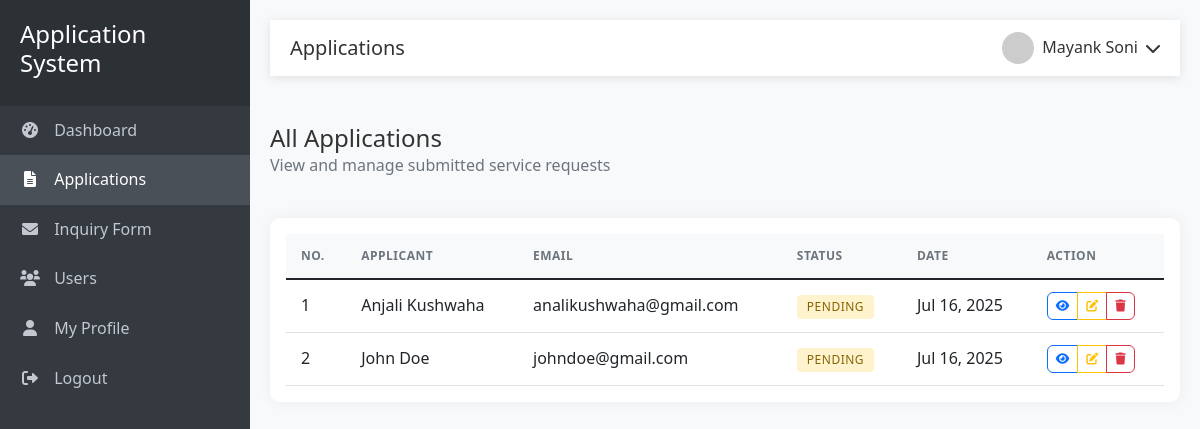
Page /admin/applications.php (signed in) on the committed database.
### tables this page shows
CREATE TABLE applications (
    id INT AUTO_INCREMENT PRIMARY KEY,
    user_id INT NOT NULL,
    name VARCHAR(100) NOT NULL,
    email VARCHAR(100) NOT NULL,
    phone VARCHAR(20) NOT NULL,
    address TEXT NOT NULL,
    service_type VARCHAR(50) NOT NULL,
    status ENUM('pending', 'approved', 'missing_document', 'rejected') NOT NULL DEFAULT 'pending',
    reviewed_by INT DEFAULT NULL,
    reviewed_at TIMESTAMP NULL,
    created_at TIMESTAMP DEFAULT CURRENT_TIMESTAMP,
    updated_at TIMESTAMP DEFAULT CURRENT_TIMESTAMP ON UPDATE CURRENT_TIMESTAMP,
    FOREIGN KEY (user_id) REFERENCES admin(id) ON DELETE CASCADE,
    FOREIGN KEY (reviewed_by) REFERENCES admin(id) ON DELETE SET NULL,
    INDEX idx_status (status),
    INDEX idx_user_id (user_id),
    INDEX idx_reviewed_by (reviewed_by)
);

### admin/applications.php (the view, shortened to what this page needs)
<?php
require_once '../includes/header.php';
require_once '../php/config.php';
$sql = "
    SELECT id, name, email, status, created_at
    FROM applications
    ORDER BY created_at DESC
";
$result = $conn->query($sql);
?>
<div class="row mb-4">
    <div class="col-12">
        <h4 class="mb-0">All Applications</h4>
        <p class="text-muted">View and manage submitted service requests</p>
    </div>
</div>
<div class="card">
    <div class="card-body">
        <div class="table-responsive">
            <table class="table table-hover">
                <thead>
                    <tr>
                        <th>No.</th>
                        <th>Applicant</th>
                        <th>Email</th>
                        <th>Status</th>
                        <th>Date</th>
                        <th>Action</th>
                    </tr>
                </thead>
                <tbody>
                    <?php if ($result && $result->num_rows > 0): ?>
                        <?php $no = 1; ?>
                        <?php while ($row = $result->fetch_assoc()): ?>
                            <tr>
                                <td><?= $no++; ?></td>
                                <td><?= htmlspecialchars($row['name']) ?></td>
                                <td><?= htmlspecialchars($row['email']) ?></td>
                                <td>
                                    <?php
                                    $statusClass = '';
                                    switch ($row['status']) {
                                        default:
                                            $statusClass = 'badge-pending';
                                    }
                                    ?>
                                    <span class="badge <?= $statusClass ?>">
                                        <?= ucfirst(str_replace('_', ' ', $row['status'])) ?>
                                    </span>
                                </td>
                                <td><?= date('M d, Y', strtotime($row['created_at'])) ?></td>
                                <td>
                                    <div class="btn-group" role="group">
                                        <a href="view_application.php?id=<?= $row['id'] ?>"
                                           class="btn btn-sm btn-outline-primary"
                                           title="View">
                                            <i class="fas fa-eye"></i>
                                        </a>
                                        <a href="edit_application.php?id=<?= $row['id'] ?>"
                                           class="btn btn-sm btn-outline-warning"
                                           title="Edit">
                                            <i class="fas fa-edit"></i>
                                        </a>
                                        <button type="button"
                                                class="btn btn-sm btn-outline-danger"
                                                onclick="confirmDelete(<?= $row['id'] ?>, '<?= addslashes(htmlspecialchars($row['name'])) ?>')"
                                                title="Delete">
                                            <i class="fas fa-trash"></i>
                                        </button>
                                    </div>
                                </td>
                            </tr>
                        <?php endwhile; ?>
                    <?php endif; ?>
                </tbody>
            </table>
        </div>
    </div>
</div>
<?php require_once '../includes/footer.php'; ?>

### includes/header.php (shortened to what this page needs)
<!DOCTYPE html>
<html lang="en">
<head>
    <link href="https://cdn.jsdelivr.net/npm/bootstrap@5.1.3/dist/css/bootstrap.min.css" rel="stylesheet">
    <link rel="stylesheet" href="https://cdnjs.cloudflare.com/ajax/libs/font-awesome/6.0.0/css/all.min.css">
    <link rel="stylesheet" href="/application-system/assets/css/style.css">
</head>
<body>
    <div class="sidebar">
        <div class="sidebar-header">
            <h4>Application System</h4>
        </div>
        <ul class="sidebar-menu">
            <li class="<?php echo basename($_SERVER['PHP_SELF']) === 'dashboard.php' ? 'active' : ''; ?>">
                <a href="/application-system/<?php echo $_SESSION['user_role']; ?>/dashboard.php">
                    <i class="fas fa-tachometer-alt"></i> Dashboard
                </a>
            </li>
            <?php if ($_SESSION['user_role'] === 'admin' || $_SESSION['user_role'] === 'staff'): ?>
                <li class="<?php echo strpos($_SERVER['PHP_SELF'], 'applications') !== false ? 'active' : ''; ?>">
                    <a href="/application-system/<?php echo $_SESSION['user_role']; ?>/applications.php">
                        <i class="fas fa-file-alt"></i> Applications
                    </a>
                </li>
            <?php endif; ?>
            <?php if ($_SESSION['user_role'] === 'admin' || $_SESSION['user_role'] === 'staff'): ?>
                <li class="<?php echo (strpos($_SERVER['PHP_SELF'], 'inquiry_contact') !== false || strpos($_SERVER['PHP_SELF'], 'inquiry_service') !== false) ? 'active' : ''; ?>">
                    <a href="#enquirySubmenu" data-bs-toggle="collapse" aria-expanded="false" class="dropdown-toggle">
                        <i class="fas fa-envelope"></i> Inquiry Form
                    </a>
                </li>
            <?php endif; ?>
            <?php if ($_SESSION['user_role'] === 'admin'): ?>
                <li class="<?php echo strpos($_SERVER['PHP_SELF'], 'users') !== false ? 'active' : ''; ?>">
                    <a href="/application-system/admin/users.php">
                        <i class="fas fa-users"></i> Users
                    </a>
                </li>
            <?php endif; ?>
                <?php if (in_array($_SESSION['user_role'], ['admin', 'staff'])): ?>
                <li>
                    <a href="/application-system/<?php echo ($_SESSION['user_role'] === 'admin') ? 'admin' : 'staff'; ?>/profile.php">
                        <i class="fas fa-user"></i> My Profile
                    </a>
                </li>
            <?php endif; ?>
            <li>
                <a href="/application-system/php/logout.php">
                    <i class="fas fa-sign-out-alt"></i> Logout
                </a>
            </li>
        </ul>
    </div>
    <div class="main-content">
        <nav class="top-navbar">
            <div class="d-flex align-items-center">
                <h5 class="mb-0">
                    <?php
                    $pageTitle = '';
                    $currentPage = basename($_SERVER['PHP_SELF']);
                    switch ($currentPage) {
                        case 'applications.php':
                            $pageTitle = 'Applications';
                            break;
                    }
                    echo $pageTitle;
                    ?>
                </h5>
            </div>
            <div class="user-dropdown">
                <div class="dropdown">
                    <a class="dropdown-toggle" href="#" role="button" id="userDropdown" data-bs-toggle="dropdown" aria-haspopup="true" aria-expanded="false">
                        <img src="<?php echo $profile_picture ? '../uploads/profiles/' . $profile_picture['file_name'] : 'https://via.placeholder.com/150'; ?>" alt="User Avatar">
                        <span><?php echo htmlspecialchars($_SESSION['user_name']); ?></span>
                        <i class="fas fa-chevron-down ms-2"></i>
                    </a>
                </div>
            </div>
        </nav>
        <div class="container-fluid py-4"></div>
</body>
</html>

### includes/footer.php (shortened to what this page needs)
</body>
</html>

### assets/css/style.css (style rules this page uses)
:root { --sidebar-width: 250px; --header-height: 56px; --primary-color: #0d6efd; --secondary-color: #6c757d; --success-color: #198754; --danger-color: #dc3545; --warning-color: #ffc107; --info-color: #0dcaf0; --light-color: #f8f9fa; --dark-color: #212529; }
body { font-family: 'Segoe UI', Tahoma, Geneva, Verdana, sans-serif; background-color: #f5f7fb; color: #333; line-height: 1.6; }
a { text-decoration: none; transition: all 0.3s ease; }
.main-content { margin-left: var(--sidebar-width); padding: 20px; min-height: 100vh; transition: all 0.3s; }
.sidebar { position: fixed; top: 0; left: 0; width: var(--sidebar-width); height: 100%; background: #2c3e50; color: #fff; transition: all 0.3s; z-index: 1000; overflow-y: auto; }
.sidebar-header { padding: 20px; background: #2c3136; }
.sidebar-menu { padding: 0; list-style: none; }
.sidebar-menu li { position: relative; }
.sidebar-menu li a { color: #c2c7d0; text-decoration: none; padding: 12px 20px; display: block; transition: all 0.3s; }
.sidebar-menu li a:hover, .sidebar-menu li.active a { color: #fff; background: #495057; }
.sidebar-menu li a i { margin-right: 10px; width: 20px; text-align: center; }
.top-navbar { background: #fff; box-shadow: 0 2px 10px rgba(0, 0, 0, 0.1); padding: 0 20px; height: var(--header-height); display: flex; align-items: center; justify-content: space-between; }
.card { border: none; border-radius: 10px; box-shadow: 0 0 15px rgba(0, 0, 0, 0.05); margin-bottom: 20px; transition: all 0.3s; background: #fff; }
.table { background: #fff; margin-bottom: 0; }
.table th { border-top: none; font-weight: 600; text-transform: uppercase; font-size: 0.75rem; letter-spacing: 0.5px; color: var(--secondary-color); background-color: #f8f9fa; padding: 12px 15px; }
.table td { vertical-align: middle; padding: 12px 15px; }
.badge { padding: 6px 10px; font-weight: 500; border-radius: 4px; font-size: 0.75rem; text-transform: uppercase; letter-spacing: 0.5px; }
.badge-pending { background-color: #fff3cd; color: #856404; }
.btn { padding: 0.5rem 1rem; font-size: 0.875rem; font-weight: 500; border-radius: 6px; transition: all 0.3s; }
.btn-sm { padding: 0.25rem 0.5rem; font-size: 0.75rem; }
.btn-outline-primary { color: var(--primary-color); border-color: var(--primary-color); }
.text-muted { color: #6c757d !important; }
.mb-0 { margin-bottom: 0 !important; }
.mb-4 { margin-bottom: 1.5rem !important; }
.d-flex { display: flex !important; }
div { position: relative; }
.dropdown-toggle::after { display: none !important; }

### includes/header.php (style rules this page uses)
:root { --sidebar-width: 250px; --header-height: 56px; }
body { font-family: 'Segoe UI', Tahoma, Geneva, Verdana, sans-serif; background-color: #f8f9fa; }
.sidebar { width: var(--sidebar-width); height: 100vh; position: fixed; left: 0; top: 0; background: #343a40; color: #fff; transition: all 0.3s; z-index: 1000; }
.sidebar-header { padding: 20px; background: #2c3136; }
.sidebar-menu { padding: 0; list-style: none; }
.sidebar-menu li { position: relative; }
.sidebar-menu li a { color: #c2c7d0; text-decoration: none; padding: 12px 20px; display: block; transition: all 0.3s; }
.sidebar-menu li a:hover, .sidebar-menu li.active a { color: #fff; background: #495057; }
.sidebar-menu li a i { margin-right: 10px; width: 20px; text-align: center; }
.main-content { margin-left: var(--sidebar-width); padding: 20px; min-height: 100vh; transition: all 0.3s; }
.top-navbar { background: #fff; box-shadow: 0 2px 10px rgba(0, 0, 0, 0.1); padding: 0 20px; height: var(--header-height); display: flex; align-items: center; justify-content: space-between; }
.user-dropdown .dropdown-toggle { color: #333; text-decoration: none; display: flex; align-items: center; }
.user-dropdown img { width: 32px; height: 32px; border-radius: 50%; margin-right: 8px; }
.card { border: none; border-radius: 10px; box-shadow: 0 0 15px rgba(0, 0, 0, 0.05); margin-bottom: 20px; transition: all 0.3s; }
.table { background: #fff; }
.table th { border-top: none; font-weight: 600; text-transform: uppercase; font-size: 0.75rem; letter-spacing: 0.5px; color: #6c757d; }
.badge { padding: 6px 10px; font-weight: 500; border-radius: 4px; font-size: 0.75rem; text-transform: uppercase; letter-spacing: 0.5px; }
.badge-pending { background-color: #fff3cd; color: #856404; }

### rows in the picture
applications: name "Anjali Kushwaha", email "analikushwaha@gmail.com", status "PENDING", created_at "Jul 16, 2025"
applications: name "John Doe", email "johndoe@gmail.com", status "PENDING", created_at "Jul 16, 2025"

### other values in the picture
$pageTitle "Applications"
$_SESSION['user_name'] "Mayank Soni"
